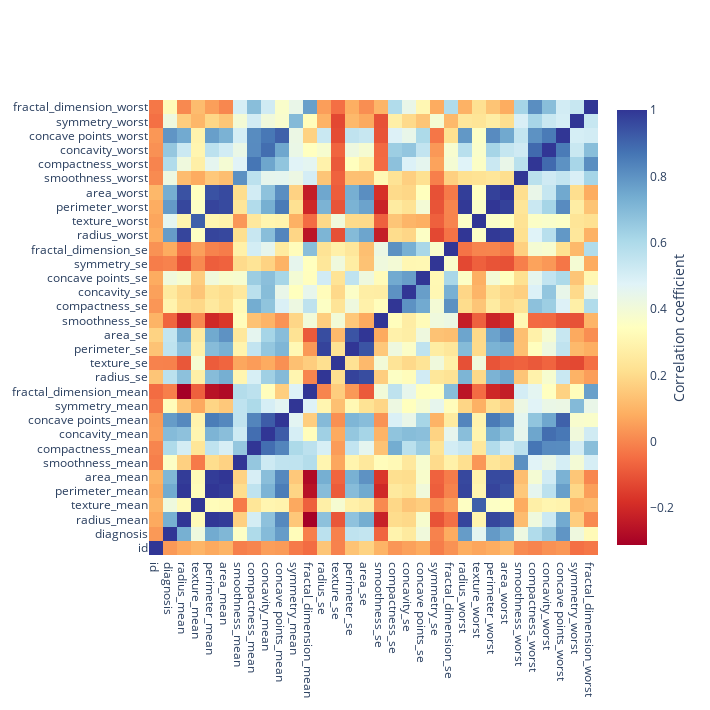

Here is the notebook cell this chart was saved with:
### Code cell
'''
Correlation matrix visualization
'''
feat_corrltm = dataset_scaled.corr()

mat_clmns = feat_corrltm.columns.tolist()

cor_lst_arr = feat_corrltm.values


trace = grph.Heatmap(z=cor_lst_arr, x=mat_clmns, y=mat_clmns,
                     colorscale="RdYlBu",  
                     colorbar=dict(title="Correlation coefficient",titleside="right"))


layout = grph.Layout( height=710, width=710)

fig = grph.Figure(data=[trace], layout=layout)

fig.show()

### Figure 1 — Plotly figure (JSON) as saved in the notebook; plotly's stock layout.template omitted (floating-point values rounded to 4 significant figures; data arrays with more than 128 entries replaced by an {"elided": "..."} marker saying what was removed)
{"data": [{"colorbar": {"title": {"side": "right", "text": "Correlation coefficient"}}, "colorscale": [[0, "rgb(165,0,38)"], [0.1, "rgb(215,48,39)"], [0.2, "rgb(244,109,67)"], [0.3, "rgb(253,174,97)"], [0.4, "rgb(254,224,144)"], [0.5, "rgb(255,255,191)"], [0.6, "rgb(224,243,248)"], [0.7, "rgb(171,217,233)"], [0.8, "rgb(116,173,209)"], [0.9, "rgb(69,117,180)"], [1, "rgb(49,54,149)"]], "type": "heatmap", "x": ["id", "diagnosis", "radius_mean", "texture_mean", "perimeter_mean", "area_mean", "smoothness_mean", "compactness_mean", "concavity_mean", "concave points_mean", "symmetry_mean", "fractal_dimension_mean", "radius_se", "texture_se", "perimeter_se", "area_se", "smoothness_se", "compactness_se", "concavity_se", "concave points_se", "symmetry_se", "fractal_dimension_se", "radius_worst", "texture_worst", "perimeter_worst", "area_worst", "smoothness_worst", "compactness_worst", "concavity_worst", "concave points_worst", "symmetry_worst", "fractal_dimension_worst"], "y": ["id", "diagnosis", "radius_mean", "texture_mean", "perimeter_mean", "area_mean", "smoothness_mean", "compactness_mean", "concavity_mean", "concave points_mean", "symmetry_mean", "fractal_dimension_mean", "radius_se", "texture_se", "perimeter_se", "area_se", "smoothness_se", "compactness_se", "concavity_se", "concave points_se", "symmetry_se", "fractal_dimension_se", "radius_worst", "texture_worst", "perimeter_worst", "area_worst", "smoothness_worst", "compactness_worst", "concavity_worst", "concave points_worst", "symmetry_worst", "fractal_dimension_worst"], "z": {"elided": "32x32 float values"}}], "layout": {"height": 710, "width": 710, "xaxis": {"autorange": true, "range": [-0.5, 31.5], "type": "category"}, "yaxis": {"autorange": true, "range": [-0.5, 31.5], "type": "category"}}}
